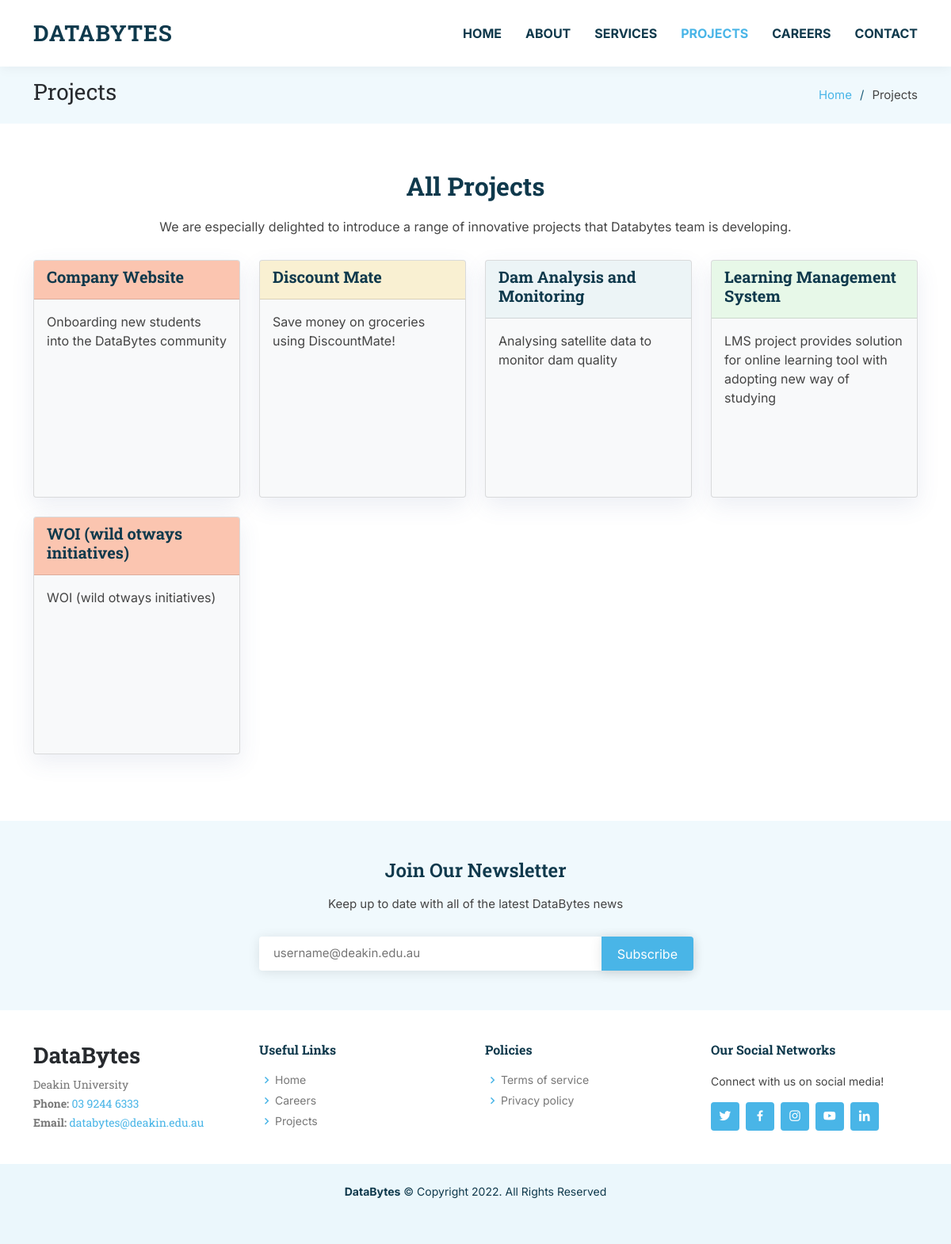
Page /projects on the earlier database version.
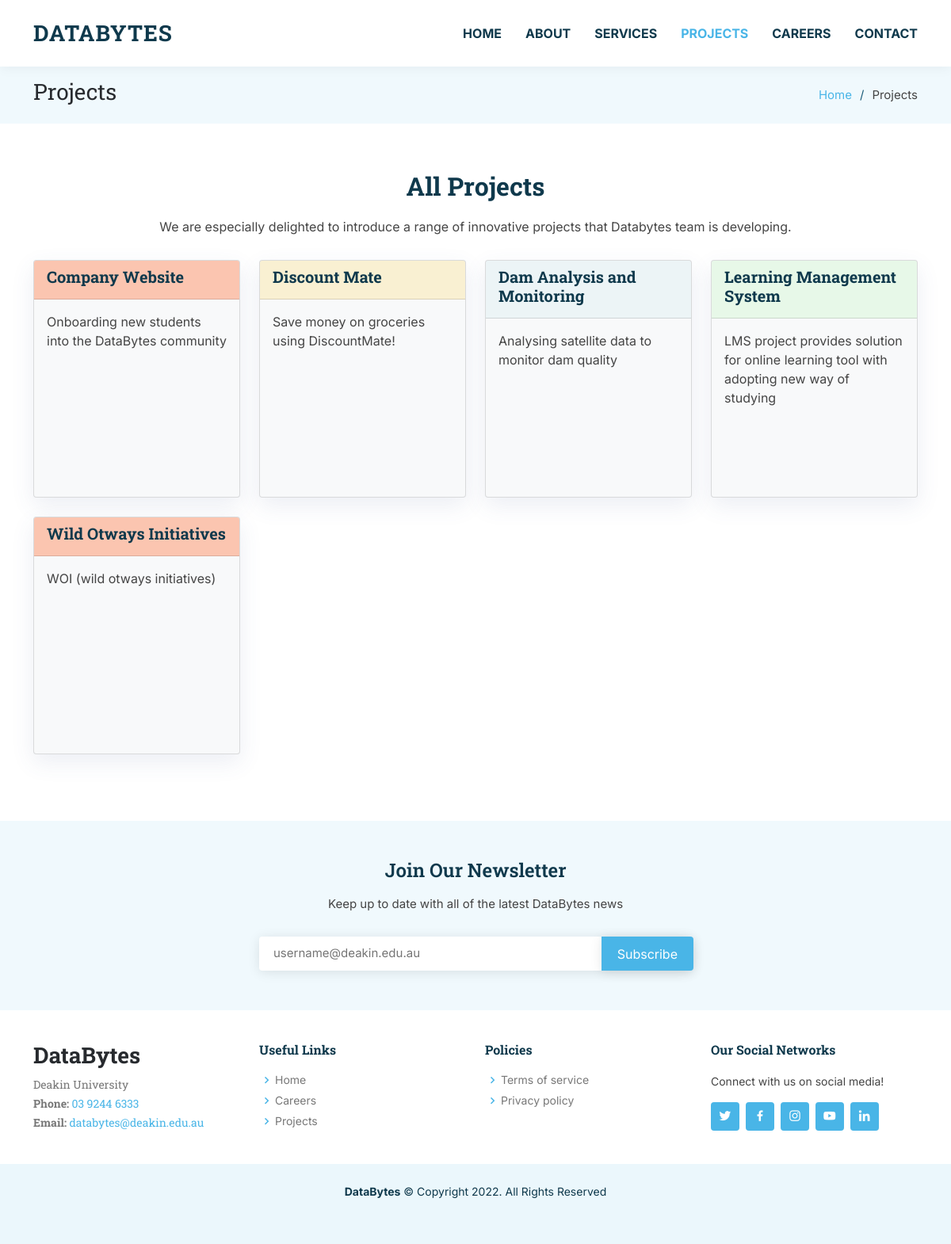
Same page on the later database version.
### DBweb/models.py (models this page shows, shortened)
class Project (md.Model):
    ProjectID = md.BigAutoField(primary_key=True)
    ProjectName = md.CharField(max_length=64)
    ProjectShortDescription = md.TextField(max_length=128, null=True)
    ProjectDescription = md.TextField(max_length=2048, null=True)
    ProjectLeader = md.CharField(max_length=64, null=True)
    LeaderEmail = md.EmailField(max_length=64, null=True)
    ProjectStartDate = md.DateField(null=True)
    ProjectEndDate = md.DateField(null=True)
    ProjectIsActive = md.BooleanField(default=True, null=True)
    ProjectIsFeatured = md.BooleanField(default=True, null=True)
    ProjectURL = md.CharField(max_length=64, default=ProjectName) # VALIDATOR
    ProjectImage = md.CharField(max_length=64, null=True) # VALIDATOR

### DBweb/views.py (the view)
# urls.py: path('projects', views.projects, name='projects'),
def projects(request):
    projectList = Project.objects.all()
    template = 'projects.html'
    context = {'projectList': projectList}
    return render(request, template, context)

### DBweb/templates/projects.html (shortened to what this page needs)
<!DOCTYPE html>
<html lang="en">
<head>
  {% include 'header.html' %}
</head>
<body>
  {% include 'navigation.html' %}
  {% load static %}
  <main id="main">
    <section class="breadcrumbs">
      <div class="container">
        <div class="d-flex justify-content-between align-items-center">
          <h2>Projects</h2>
          <ol>
            <li><a href="{% url 'index' %}">Home</a></li>
            <li>Projects</li>
          </ol>
        </div>
      </div>
    </section>
    <section id="services" class="services">
      <div class="container">
        <div class="section-title">
          <h2>All Projects</h2>
          <p>We are especially delighted to introduce a range of innovative projects that Databytes team is developing.</p>
        </div>
          <div class="row">
          {% block projectList %}
            {% for i in projectList %}
              {% with i as projectList %}
                  <div class="col-lg-3 col-md-6 ">
                    <div class="card bg-light mb-4 cards" style="max-width: 18rem;">
                      <div class="card-header" style="  background-color:{% cycle '#ff7f506e' '#ffc10729' '#add8e629' '#90ee9029' %}"><h5 class="card-title"><a  href="/projects/{{i.ProjectURL}}">{{i.ProjectName}}</a></h5></div>
                      <div class="card-body">
                        <p class="card-text">{{i.ProjectShortDescription}}</p>
                      </div>
                    </div>
                  </div>
              {% endwith %}
            {% endfor %}
          {% endblock %}
        </div>
      </div>
    </section>
  </main>
  {% include 'footer.html' %}
</body>
</html>

Differences in the rows shown:
changed Project "WOI (wild otways initiatives)": ProjectName "WOI (wild otways initiatives)" → "Wild Otways Initiatives"
